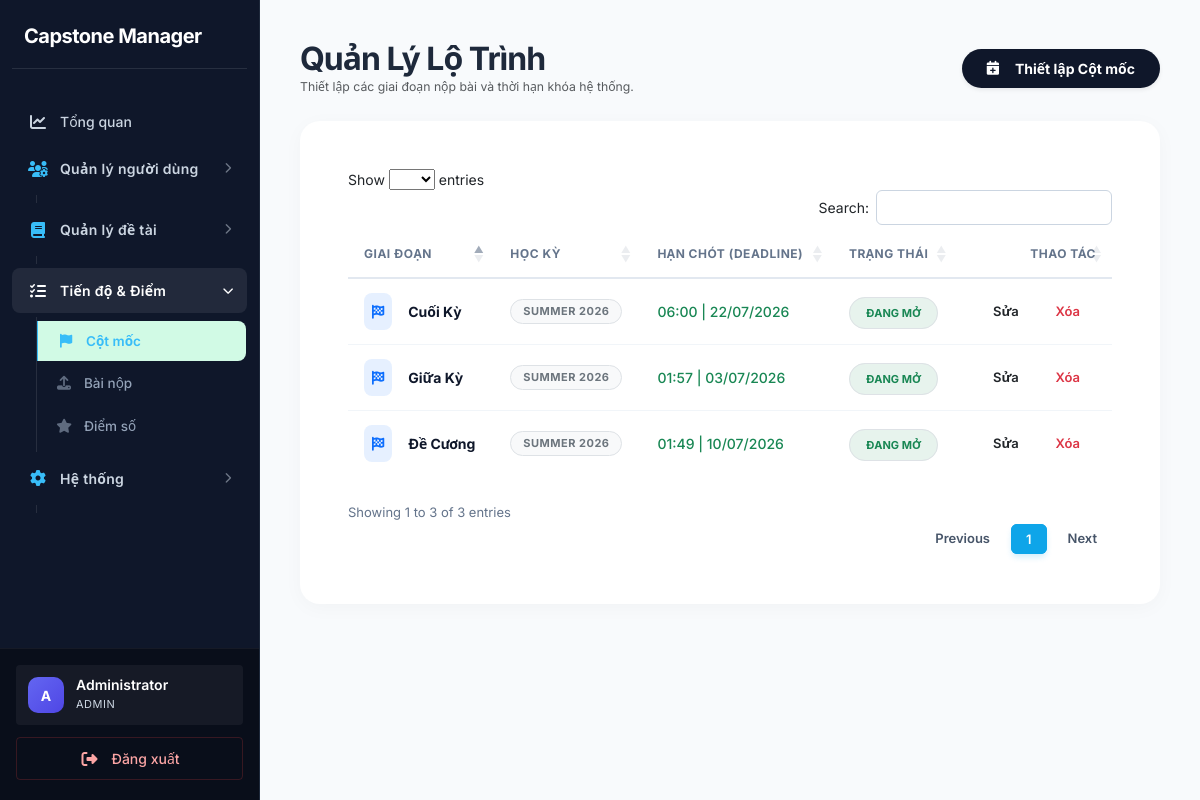
Page /index.php?page=milestones (signed in) on the committed database.
### tables this page shows
CREATE TABLE `milestones` (
  `id` int(11) NOT NULL,
  `title` enum('proposal','midterm','final') DEFAULT NULL,
  `deadline` datetime DEFAULT NULL,
  `semester_id` int(11) DEFAULT NULL,
  `created_at` timestamp NOT NULL DEFAULT current_timestamp()
);

CREATE TABLE `semesters` (
  `id` int(11) NOT NULL,
  `name` varchar(100) DEFAULT NULL,
  `start_date` date DEFAULT NULL,
  `end_date` date DEFAULT NULL,
  `created_at` timestamp NOT NULL DEFAULT current_timestamp()
);

### app/controllers/MilestoneController.php (called while the page is built, shortened)
<?php
class MilestoneController {
    private $milestoneModel;
    public function __construct() {
        $this->milestoneModel = new Milestone();
    }
    public function index() {
        $milestones = $this->milestoneModel->getAll();
        require '../app/views/milestones/index.php';
    }
}

### core/Database.php (called while the page is built)
<?php
class Database {
    private static $instance = null;
    private $conn;
    private $host = DB_HOST;
    private $dbname = DB_NAME;
    private $username = DB_USER;
    private $password = DB_PASS;
    private function __construct(){
        try{
            $this->conn = new PDO(
                "mysql:host={$this->host};dbname={$this->dbname};charset=utf8mb4",
                $this->username,
                $this->password
            );
            $this->conn->setAttribute(
                PDO::ATTR_ERRMODE,
                PDO::ERRMODE_EXCEPTION
            );
            $this->conn->setAttribute(
                PDO::ATTR_DEFAULT_FETCH_MODE,
                PDO::FETCH_ASSOC
            );
        }catch(PDOException $e){
            die("Database Error: " . $e->getMessage());
        }
    }
    public static function getInstance(){
        if(self::$instance == null){
            self::$instance = new Database();
        }
        return self::$instance;
    }
    public function getConnection(){
        return $this->conn;
    }
}

### app/models/Milestone.php (called while the page is built, shortened)
<?php
class Milestone {
    private $conn;
    public function __construct() {
        $this->conn = Database::getInstance()->getConnection();
    }
    public function getAll() {
        $sql = "SELECT m.*, s.name as semester_name
                FROM milestones m
                LEFT JOIN semesters s ON m.semester_id = s.id
                ORDER BY m.deadline ASC";
        return $this->conn->query($sql)->fetchAll(PDO::FETCH_ASSOC);
    }
}

### app/views/milestones/index.php (the view, shortened to what this page needs)
<?php require '../app/views/layouts/header.php'; ?>
<?php require '../app/views/layouts/sidebar.php'; ?>
<?php $isAdmin = ($_SESSION['user']['role'] ?? '') === 'admin'; ?>
<div class="milestone-container main-content">
    <div class="d-flex justify-content-between align-items-center mb-4">
        <div>
            <h2 class="fw-bold m-0" style="color: #1e293b; letter-spacing: -1px;">Quản Lý Lộ Trình</h2>
            <p class="text-muted small mb-0">Thiết lập các giai đoạn nộp bài và thời hạn khóa hệ thống.</p>
        </div>
        <?php if($isAdmin): ?>
        <a href="index.php?page=milestone-create" class="btn btn-primary rounded-pill px-4 shadow-sm fw-bold">
            <i class="fa-solid fa-calendar-plus me-2"></i> Thiết lập Cột mốc
        </a>
        <?php endif; ?>
    </div>
    <div class="card card-custom">
        <div class="card-body p-4">
            <table class="table datatable table-hover align-middle" id="milestonesTable">
                <thead>
                    <tr class="text-muted small">
                        <th class="ps-3">GIAI ĐOẠN</th>
                        <th>HỌC KỲ</th>
                        <th>HẠN CHÓT (DEADLINE)</th>
                        <th>TRẠNG THÁI</th>
                        <?php if($isAdmin): ?>
                        <th class="text-end pe-3">THAO TÁC</th>
                        <?php endif; ?>
                    </tr>
                </thead>
                <tbody>
                    <?php if(!empty($milestones)): foreach($milestones as $m):
                        $isOverdue = strtotime(date('Y-m-d H:i:s')) > strtotime($m['deadline']);
                        $titleVn = ['proposal' => 'Đề cương', 'midterm' => 'Giữa kỳ', 'final' => 'Cuối kỳ'];
                    ?>
                        <tr>
                            <td class="ps-3">
                                <div class="d-flex align-items-center">
                                    <div class="p-2 bg-primary bg-opacity-10 rounded-3 me-3 text-primary">
                                        <i class="fa-solid fa-flag-checkered"></i>
                                    </div>
                                    <span class="title-label"><?= $titleVn[$m['title']] ?? $m['title'] ?></span>
                                </div>
                            </td>
                            <td><span class="badge bg-light text-secondary border"><?= htmlspecialchars($m['semester_name'] ?? 'N/A') ?></span></td>
                            <td>
                                <span class="<?= $isOverdue ? 'text-danger fw-bold' : 'text-success' ?>">
                                    <?= date('H:i | d/m/Y', strtotime($m['deadline'])) ?>
                                </span>
                            </td>
                            <td>
                                <?php if($isOverdue): ?>
                                    <span class="badge-status bg-danger bg-opacity-10 text-danger border">HẾT HẠN</span>
                                <?php else: ?>
                                    <span class="badge-status bg-success bg-opacity-10 text-success border">ĐANG MỞ</span>
                                <?php endif; ?>
                            </td>
                            <?php if($isAdmin): ?>
                            <td class="text-end pe-3">
                                <a href="index.php?page=milestone-edit&id=<?= $m['id'] ?>" class="btn btn-sm btn-outline-dark rounded-pill px-3">Sửa</a>
                                <form action="index.php?page=milestone-delete&id=<?= $m['id'] ?>" method="POST" class="d-inline" onsubmit="return confirm('Xóa?');">
    <button type="submit" class="btn btn-sm btn-outline-danger rounded-pill px-3 border-0" >
        Xóa
    </button>
</form>
                            </td>
                            <?php endif; ?>
                        </tr>
                    <?php endforeach; endif; ?>
                </tbody>
            </table>
        </div>
    </div>
</div>
<?php require '../app/views/layouts/footer.php'; ?>

### public/assets/css/style.css (style rules this page uses)
:root { --primary: #0f172a; --primary-hover: #1e293b; --secondary: #475569; --success: #059669; --success-light: #d1fae5; --warning: #d97706; --warning-light: #fef3c7; --danger: #dc2626; --danger-light: #fee2e2; --info: #0284c7; --info-light: #e0f2fe; --sidebar-bg: #0f172a; --sidebar-text: #cbd5e1; --sidebar-hover: #1e293b; --sidebar-w: 260px; --bg: #f8f9fa; --surface: #ffffff; --border: #cbd5e1; --border-light: #e2e8f0; --text: #0f172a; --text-muted: #475569; --text-faint: #94a3b8; --radius-sm: 4px; --radius-md: 6px; --radius-lg: 8px; --radius-xl: 8px; --radius-2xl: 12px; --shadow-sm: 0 1px 2px rgba(0, 0, 0, 0.05); --shadow-md: 0 4px 6px -1px rgba(0, 0, 0, 0.1), 0 2px 4px -1px rgba(0, 0, 0, 0.06); --shadow-lg: 0 10px 15px -3px rgba(0, 0, 0, 0.1), 0 4px 6px -2px rgba(0, 0, 0, 0.05); --shadow-hover: 0 10px 15px -3px rgba(0, 0, 0, 0.1); --font: 'Inter', system-ui, -apple-system, sans-serif; --transition: all 0.2s ease-in-out; }
*, *::before, *::after { box-sizing: border-box; margin: 0; padding: 0; }
body { font-family: var(--font); background: var(--bg); color: var(--text); font-size: 14px; line-height: 1.5; -webkit-font-smoothing: antialiased; }
a { text-decoration: none; color: var(--info); transition: var(--transition); }
.main-content { margin-left: var(--sidebar-w); min-height: 100vh; padding: 32px; background: var(--bg); }
.card, .dashboard-box, .table-container, .form-container, .detail-container, .custom-card { background: var(--surface); border-radius: var(--radius-xl); border: 1px solid var(--border-light); box-shadow: var(--shadow-sm); padding: 24px; margin-bottom: 24px; }
.table { width: 100%; border-collapse: separate; border-spacing: 0; margin: 0; font-size: 14px; }
.table thead th { font-weight: 700; text-transform: uppercase; letter-spacing: 0.5px; font-size: 12px; color: #64748b; padding: 14px 16px; background: #ffffff; border-bottom: 2px solid #e2e8f0; white-space: nowrap; border-top: none; }
.table tbody td { padding: 14px 16px; vertical-align: middle; color: #1e293b; border-bottom: 1px solid #f1f5f9; font-weight: 500; }
.table tbody tr:last-child td { border-bottom: none; }
.btn { display: inline-flex; align-items: center; justify-content: center; gap: 8px; padding: 8px 16px; font-size: 14px; font-weight: 600; border: 1px solid transparent; border-radius: 6px; cursor: pointer; transition: all 0.2s ease; line-height: 1.5; }
.btn-primary { background: var(--primary); color: #fff; }
.btn-sm { padding: 6px 12px; font-size: 13px; }
.badge { display: inline-flex; align-items: center; justify-content: center; padding: 6px 12px; border-radius: 100px; font-size: 11px; font-weight: 700; text-transform: uppercase; letter-spacing: 0.5px; border: none; }

### app/views/milestones/index.php (style rules this page uses)
.milestone-container { padding: 40px; background-color: #f8fafc; min-height: 100vh; }
.card-custom { border-radius: 20px; border: none; box-shadow: 0 4px 20px rgba(0,0,0,0.03); background: #fff; }
.title-label { color: #0f172a; font-weight: 700; text-transform: capitalize; }
.badge-status { padding: 8px 16px; border-radius: 50px; font-size: 11px; font-weight: 700; }

### rows in the picture
milestones: title "Giữa Kỳ", semester.name "SUMMER 2026", deadline "01:57 | 03/07/2026", shows "ĐANG MỞ"
milestones: title "Đề Cương", semester.name "SUMMER 2026", deadline "01:49 | 10/07/2026", shows "ĐANG MỞ"
milestones: title "Cuối Kỳ", semester.name "SUMMER 2026", deadline "06:00 | 22/07/2026", shows "ĐANG MỞ"

### other values in the picture
$avatarChar "A"
$displayName "Administrator"
$_SESSION['user']['role'] "ADMIN"
